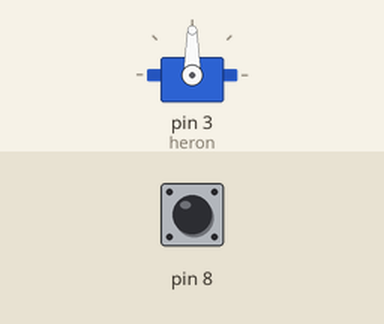
Bench run of a sketch on a simulated Arduino Uno, built with avr-gcc and run on an emulated ATmega328P. Parts: servo. The test bench sets the inputs (shaded band); at power-on: pin 8 LOW. Random numbers use the default seed unless the sketch sets one.

Above: at 1.2 s.
1.3 s: pin 8 driven HIGH
At 2.3 s:
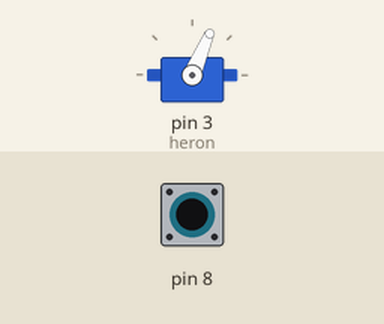
2.8 s: pin 8 pulsed LOW 2 times (0.12 s each, 0.3 s apart)
At 4.3 s:
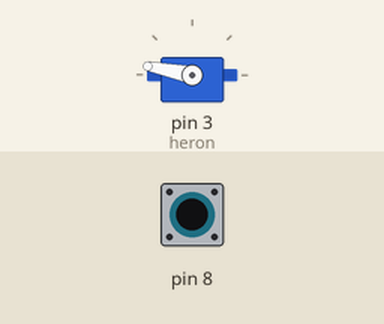
4.9 s: pin 8 pulsed LOW 5 times (0.12 s each, 0.3 s apart)
At 6.8 s:
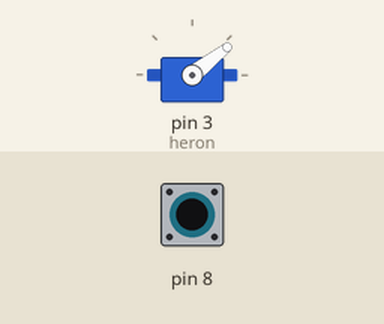
Timing chart, 0 to 8.3 s (numbered marks = the images above; inputs shaded):
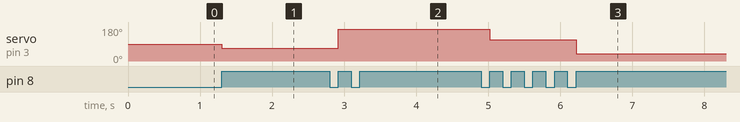

The sketch:

202324T2_R301_L5_Random_Wheel_Heron.ino
```cpp
#include <Servo.h>

Servo heron;
int number = 0;

void setup() {
	heron.attach(3);
	pinMode(8, INPUT);
}

void loop() {
	if (digitalRead(8)) {
		number = random(0, 180);
		heron.write(number);
		delay(1000);
		while(digitalRead(8));
	}
}
```

Measured:
- after the input at 1.3 s, servo on pin 3 (heron): 90° → 67° at once
- after the input at 2.8 s, servo on pin 3 (heron): 67° → 169° after 0.12 s
- after the input at 4.9 s, servo on pin 3 (heron): 169° → 113° after 0.12 s, → 38° 1.2 s later
